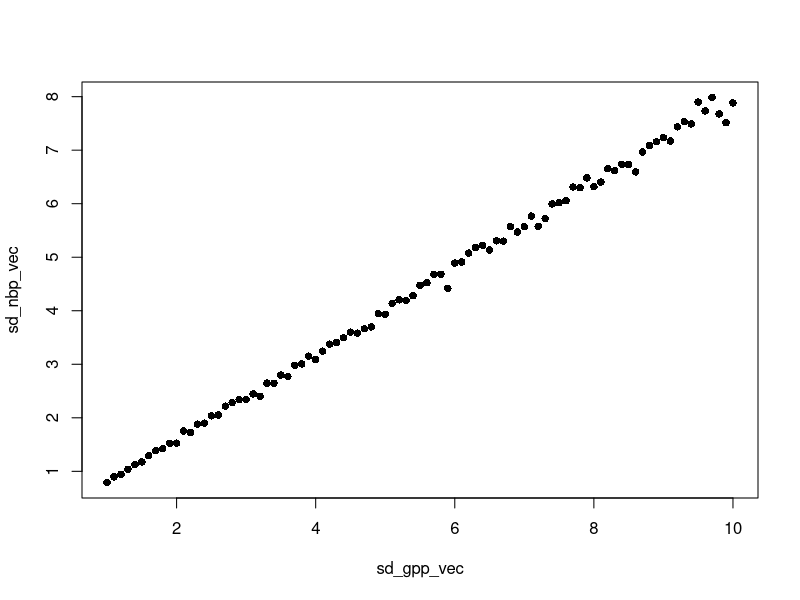

This chart was generated by the following R code:
calc_sd_nbp <- function( sd_gpp, f_ra, tau, do.plot=FALSE ){

  ## Number of time steps
  ntsteps <- 10000

  ## Define GPP with interannual variability, drawn from normal distribution
  gpp_vec <- rnorm( mean = 130, sd = sd_gpp, n = ntsteps )

  ## Initialise C stock
  c_stock <- 0

  ## Initialise net C balance
  nbp_vec <- rep( NA, ntsteps )

  ## Initialise C stock output variable
  out_c_stock <- rep( NA, ntsteps )

  for (it in seq(ntsteps)){

    out_c_stock[it] <- c_stock

    c_loss <- 1/tau * c_stock + (1-f_ra) * gpp_vec[it]
    c_gain <- gpp_vec[it]
    nbp_vec[it] <- c_gain - c_loss

    ## update stock
    c_stock <- c_stock + c_gain - c_loss

  }

  ## Evaluate standard deviation in NBP (take only last 1000 years)
  sd_nbp <- sd( tail( nbp_vec, n=1000 ), na.rm = TRUE )

  if (do.plot){
    ## Plot time series of c_stock
    plot( 1:ntsteps, out_c_stock, type="l" )
  }

  return( sd_nbp )
}

## Define standard deviation in GPP flux
sd_gpp <- 2.0

## Fraction of GPP used for biomass production (ration of NPP:GPP)
f_ra <- 0.8

## Turnover time of C in biomass
tau <- 100

sd_nbp <- calc_sd_nbp( sd_gpp, f_ra, tau )
print( paste( "Standard deviation of NBP:", sd_nbp ) )

sd_gpp_vec <- seq( 1, 10, 0.1 )
sd_nbp_vec <- sapply( sd_gpp_vec, function(x) calc_sd_nbp( x, f_ra, tau ) )

plot( sd_gpp_vec, sd_nbp_vec, pch=16 )


## => The slope of sd_nbp_vec vs. sd_gpp_vec is equal to f_ra. It's therefore a measure for the fraction of GPP that remains within the system???